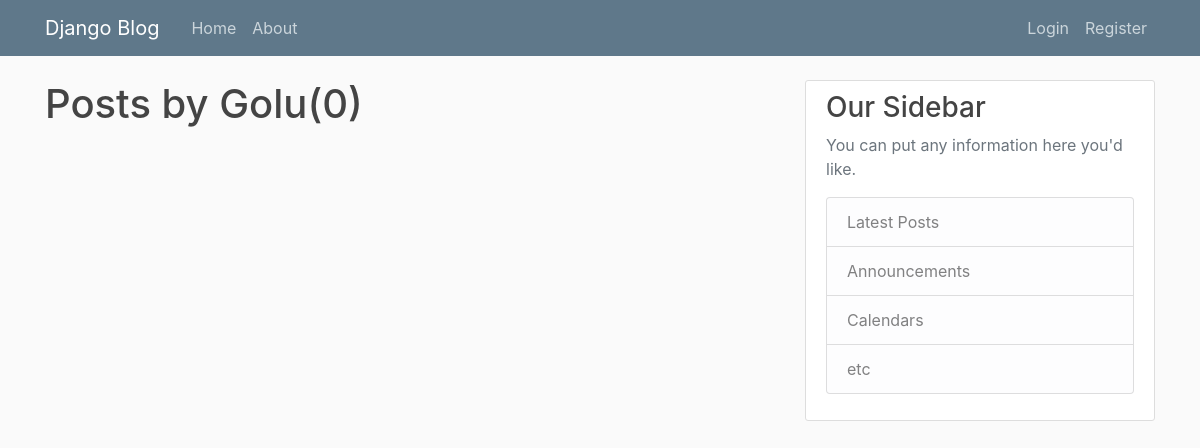
The app's page /blog/user/Golu/, older data.
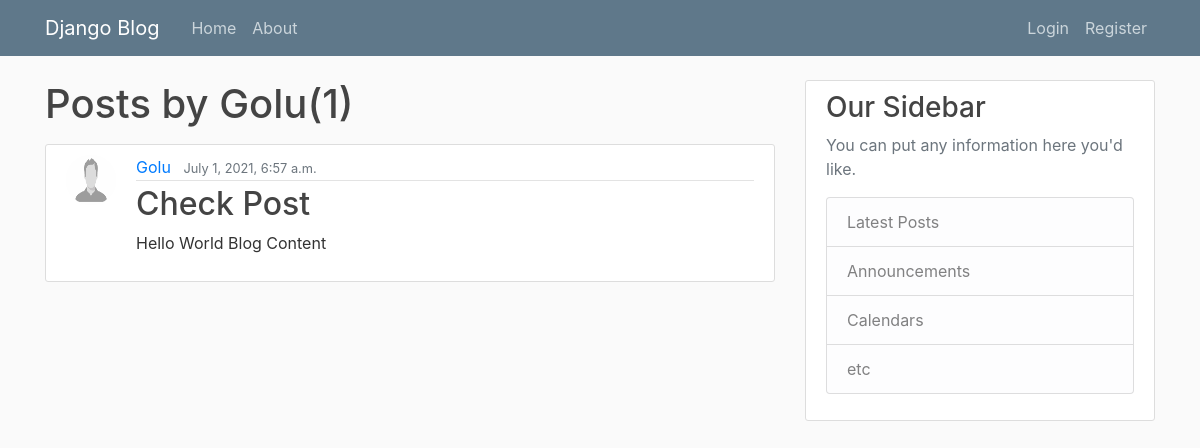
The same page, newer data.
### blog/models.py (models this page shows, shortened)
class Post(models.Model):
    title = models.CharField(max_length=100)
    content = models.TextField()
    date_posted = models.DateTimeField(default=timezone.now)
    author = models.ForeignKey(User, on_delete=models.CASCADE)

### users/models.py (models this page shows, shortened)
class Profile(models.Model):
    user = models.OneToOneField(User, on_delete=models.CASCADE)
    profile_pic = models.ImageField(default = "default.jpg", upload_to = 'profile_pics')

### blog/views.py (the view)
# urls.py: path('user/<str:username>/', UserPostClassView.as_view(), name = 'user-posts')
class UserPostClassView(ListView):
    model = Post
    template_name = 'user_post.html'
    context_object_name = 'pp'
    paginate_by = 5
    def get_queryset(self):
        user = get_object_or_404(User, username = self.kwargs.get('username'))
        return Post.objects.filter(author = user).order_by('-date_posted')

### blog/templates/user_post.html (shortened to what this page needs)
{%extends "common.html"%}
{%block content%}
<h1 class="mb-3 ">Posts by {{view.kwargs.username}}({{page_obj.paginator.count}})</h1>
    {% for post in pp%}
    <article class="media content-section">
      <img src="{{ post.author.profile.profile_pic.url }}" alt="user" class="rounded-circle account-img">
        <div class="media-body">
          <div class="article-metadata">
            <a class="mr-2" href="{%url 'user-posts' post.author.username%}">{{ post.author }}</a>
            <small class="text-muted">{{ post.date_posted }}</small>
          </div>
          <h2><a class="article-title" href="{%url 'post_detail' post.id%}">{{ post.title }}</a></h2>
          <p class="article-content">{{ post.content }}</p>
        </div>
      </article>
    {%endfor%}
{%endblock content%}

Row changes from the older to the newer data that the page shows:
added Post: author.profile.profile_pic (placeholder picture), author "Golu", date_posted "July 1, 2021, 6:57 a.m.", title "Check Post", content "Hello World Blog Content"
Text that changed along with them:
{{ page_obj.paginator.count }}: "0" → "1"
